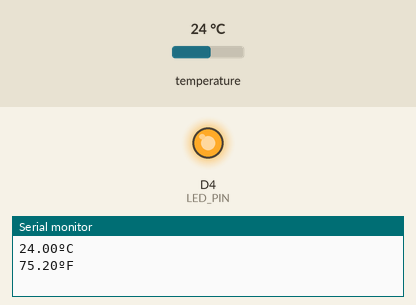
Bench run of a sketch on a simulated ESP8266 (NodeMCU). On the bench: output pins drawn as LEDs (lit = HIGH), the last lines printed to the serial monitor. Inputs (shaded band) come from the test bench; at power-on: temperature 24 °C.

Above: at 1.4 s.
At 4.1 s:
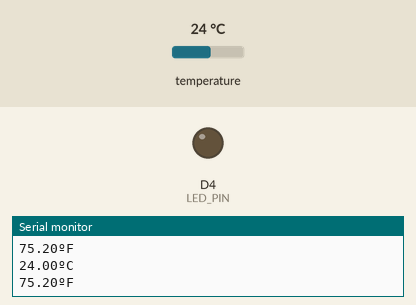
Timing chart, 0 to 7.2 s (numbered marks = the images above):
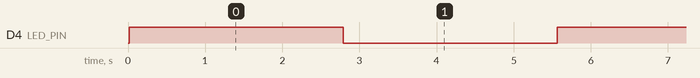

Measured:
- by itself, D4 (LED_PIN): alternates HIGH for 2.8 s and LOW for 2.8 s

The sketch:

DS18.ino
```cpp
/*********
  Rui Santos
  Complete project details at https://RandomNerdTutorials.com
*********/

#include <OneWire.h>
#include <DallasTemperature.h>

#define LED_PIN D4

// GPIO where the DS18B20 is connected to
const int oneWireBus = D3;

// Setup a oneWire instance to communicate with any OneWire devices
OneWire oneWire(oneWireBus);

// Pass our oneWire reference to Dallas Temperature sensor
DallasTemperature sensors(&oneWire);

void setup() {
  // Start the Serial Monitor
  Serial.begin(115200);
  // Start the DS18B20 sensor
  sensors.begin();
  pinMode(LED_PIN, OUTPUT);
}

void loop() {
  digitalWrite(LED_PIN, not digitalRead(LED_PIN));
  sensors.requestTemperatures();
  float temperatureC = sensors.getTempCByIndex(0);
  float temperatureF = sensors.getTempFByIndex(0);
  Serial.print(temperatureC);
  Serial.println("ºC");
  Serial.print(temperatureF);
  Serial.println("ºF");
  yield;
  delay(2000);
}
```
